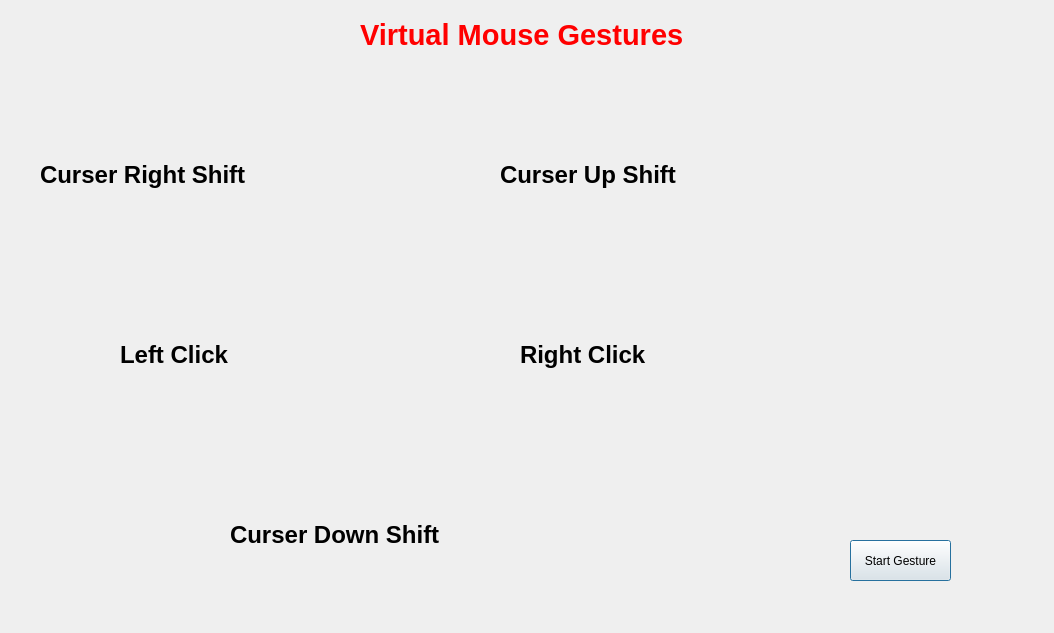
<?xml version="1.0" encoding="UTF-8"?>
<ui version="4.0">
 <class>Dialog</class>
 <widget class="QDialog" name="Dialog">
  <property name="geometry">
   <rect>
    <x>0</x>
    <y>0</y>
    <width>1054</width>
    <height>633</height>
   </rect>
  </property>
  <property name="windowTitle">
   <string>Dialog</string>
  </property>
  <widget class="QLabel" name="label">
   <property name="geometry">
    <rect>
     <x>720</x>
     <y>60</y>
     <width>171</width>
     <height>221</height>
    </rect>
   </property>
   <property name="text">
    <string>&lt;html&gt;&lt;head/&gt;&lt;body&gt;&lt;p&gt;&lt;img src=&quot;:/newPrefix6/up.png&quot;/&gt;&lt;/p&gt;&lt;/body&gt;&lt;/html&gt;</string>
   </property>
  </widget>
  <widget class="QLabel" name="label_2">
   <property name="geometry">
    <rect>
     <x>500</x>
     <y>120</y>
     <width>291</width>
     <height>111</height>
    </rect>
   </property>
   <property name="text">
    <string>&lt;html&gt;&lt;head/&gt;&lt;body&gt;&lt;p&gt;&lt;span style=&quot; font-size:18pt; font-weight:600;&quot;&gt;Curser Up Shift &lt;/span&gt;&lt;/p&gt;&lt;/body&gt;&lt;/html&gt;</string>
   </property>
  </widget>
  <widget class="QLabel" name="label_3">
   <property name="geometry">
    <rect>
     <x>520</x>
     <y>300</y>
     <width>211</width>
     <height>111</height>
    </rect>
   </property>
   <property name="text">
    <string>&lt;html&gt;&lt;head/&gt;&lt;body&gt;&lt;p&gt;&lt;span style=&quot; font-size:18pt; font-weight:600;&quot;&gt;Right Click&lt;/span&gt;&lt;/p&gt;&lt;/body&gt;&lt;/html&gt;</string>
   </property>
  </widget>
  <widget class="QLabel" name="label_6">
   <property name="geometry">
    <rect>
     <x>120</x>
     <y>300</y>
     <width>171</width>
     <height>111</height>
    </rect>
   </property>
   <property name="text">
    <string>&lt;html&gt;&lt;head/&gt;&lt;body&gt;&lt;p&gt;&lt;span style=&quot; font-size:18pt; font-weight:600;&quot;&gt;Left Click &lt;/span&gt;&lt;/p&gt;&lt;/body&gt;&lt;/html&gt;</string>
   </property>
  </widget>
  <widget class="QLabel" name="label_7">
   <property name="geometry">
    <rect>
     <x>40</x>
     <y>120</y>
     <width>391</width>
     <height>111</height>
    </rect>
   </property>
   <property name="text">
    <string>&lt;html&gt;&lt;head/&gt;&lt;body&gt;&lt;p&gt;&lt;span style=&quot; font-size:18pt; font-weight:600;&quot;&gt;Curser Right Shift &lt;/span&gt;&lt;/p&gt;&lt;/body&gt;&lt;/html&gt;</string>
   </property>
  </widget>
  <widget class="QLabel" name="label_8">
   <property name="geometry">
    <rect>
     <x>230</x>
     <y>480</y>
     <width>341</width>
     <height>111</height>
    </rect>
   </property>
   <property name="text">
    <string>&lt;html&gt;&lt;head/&gt;&lt;body&gt;&lt;p&gt;&lt;span style=&quot; font-size:18pt; font-weight:600;&quot;&gt;Curser Down Shift &lt;/span&gt;&lt;/p&gt;&lt;/body&gt;&lt;/html&gt;</string>
   </property>
  </widget>
  <widget class="QLabel" name="label_5">
   <property name="geometry">
    <rect>
     <x>290</x>
     <y>90</y>
     <width>171</width>
     <height>181</height>
    </rect>
   </property>
   <property name="text">
    <string>&lt;html&gt;&lt;head/&gt;&lt;body&gt;&lt;p&gt;&lt;img src=&quot;:/newPrefix1/right_shif.png&quot;/&gt;&lt;/p&gt;&lt;/body&gt;&lt;/html&gt;</string>
   </property>
  </widget>
  <widget class="QLabel" name="label_9">
   <property name="geometry">
    <rect>
     <x>500</x>
     <y>440</y>
     <width>161</width>
     <height>201</height>
    </rect>
   </property>
   <property name="text">
    <string>&lt;html&gt;&lt;head/&gt;&lt;body&gt;&lt;p&gt;&lt;img src=&quot;:/newPrefix3/down.png&quot;/&gt;&lt;/p&gt;&lt;/body&gt;&lt;/html&gt;</string>
   </property>
  </widget>
  <widget class="QLabel" name="label_10">
   <property name="geometry">
    <rect>
     <x>720</x>
     <y>290</y>
     <width>171</width>
     <height>191</height>
    </rect>
   </property>
   <property name="text">
    <string>&lt;html&gt;&lt;head/&gt;&lt;body&gt;&lt;p&gt;&lt;img src=&quot;:/newPrefix23/right_click.png&quot;/&gt;&lt;/p&gt;&lt;/body&gt;&lt;/html&gt;</string>
   </property>
  </widget>
  <widget class="QLabel" name="label_4">
   <property name="geometry">
    <rect>
     <x>290</x>
     <y>290</y>
     <width>181</width>
     <height>181</height>
    </rect>
   </property>
   <property name="text">
    <string>&lt;html&gt;&lt;head/&gt;&lt;body&gt;&lt;p&gt;&lt;img src=&quot;:/newPrefixlc/left.png&quot;/&gt;&lt;/p&gt;&lt;/body&gt;&lt;/html&gt;</string>
   </property>
  </widget>
  <widget class="QLabel" name="label_11">
   <property name="geometry">
    <rect>
     <x>360</x>
     <y>-40</y>
     <width>661</width>
     <height>151</height>
    </rect>
   </property>
   <property name="text">
    <string>&lt;html&gt;&lt;head/&gt;&lt;body&gt;&lt;p&gt;&lt;span style=&quot; font-size:22pt; font-weight:600; color:#ff0000;&quot;&gt;Virtual Mouse Gestures&lt;/span&gt;&lt;/p&gt;&lt;/body&gt;&lt;/html&gt;</string>
   </property>
  </widget>
  <widget class="QPushButton" name="pushButton">
   <property name="geometry">
    <rect>
     <x>850</x>
     <y>540</y>
     <width>101</width>
     <height>41</height>
    </rect>
   </property>
   <property name="text">
    <string>Start Gesture</string>
   </property>
  </widget>
 </widget>
 <resources>
  <include location="gesture.qrc"/>
  <include location="leftc.qrc"/>
  <include location="ls.qrc"/>
  <include location="up.qrc"/>
  <include location="down.qrc"/>
 </resources>
 <connections/>
</ui>
